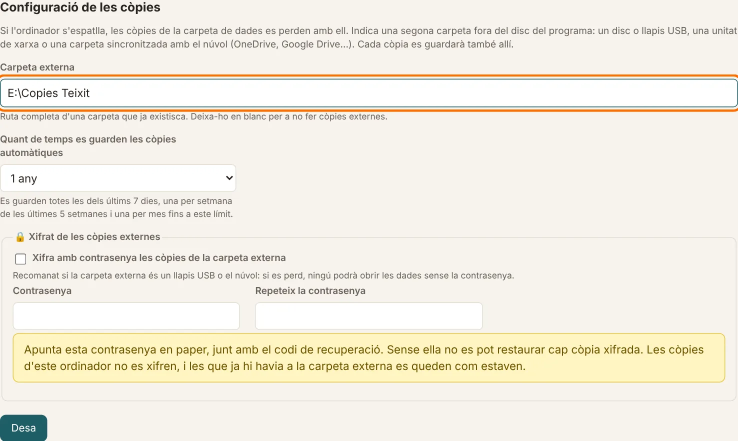
#> input picture docs/imatges/ca/35-copies-carpeta.webp, 1476 x 882 px (shown at 1/2 size)
$ python -i captures.py   (imports and definitions only)
#> lines starting #> are read from the running program, lines starting #| are printed output that depends on the picture; after the words box and inside, x2 and y2 are one past the last pixel; in counts of white or black regions, pixels touching at a corner belong together
#> further down, picture is the input picture: PIL image 1476x882 RGB; mean R, G, B 242, 237, 225.2
#!/usr/bin/env python3
"""
Genera les captures de pantalla dels manuals (docs/imatges/ca i docs/imatges/es).

Arranca Teixit amb PHP i dades d'exemple en una carpeta temporal, fa cada procés del manual
amb un navegador sense interfície i guarda una captura de cada pas. El botó o camp que cal
prémer es ressalta en taronja.

Requisits: PHP 8.1+ (pdo_sqlite, mbstring), Python 3, Pillow i Playwright:
    pip install playwright pillow && playwright install chromium
Ús (des de l'arrel del repositori):
    python3 eines/captures.py               totes les captures, en valencià i castellà
    python3 eines/captures.py 78 50-55      només estes (les altres no es toquen)
    python3 eines/captures.py es web        només les de la web, en castellà

Per a no fer créixer el repositori, en una versió nova només es tornen a fer les captures de les
pantalles que han canviat: totes porten la data del dia i canviarien encara que la pantalla fora igual.

© 2026 José Vicente Sanjuan · SPDX-License-Identifier: AGPL-3.0-or-later
"""
import asyncio
import io
import os
import re
import shutil
import socket
import subprocess
import sys
import tempfile
import time
from datetime import date
from pathlib import Path
from urllib.parse import quote

from PIL import Image, ImageChops, ImageDraw, ImageFont
from playwright.async_api import async_playwright

ARREL = Path(__file__).resolve().parent.parent
EIXIDA = ARREL / 'docs' / 'imatges'
AMPLE, ALT = 1280, 800
ESCALA = 1.5
QUALITAT = 82  # WebP: ocupa un 40 % menys que el JPG amb la mateixa qualitat
RESSALT = '3px solid #ff6a00'

# Les captures són d'una associació cultural (el tipus d'entitat més general), amb tots els mòduls actius
TEXTOS = {
    'ca': dict(societat="Associació Cultural d'Exemple", carpeta='E:\\Copies Teixit', poble="Poble d'Exemple",
               grups=['Teatre · Grup A', 'Ball tradicional · Grup A'], activitat='Ioga', grup_nou='Grup B', funcio='Vestuari',
               material='Equip de so', provincia='Castelló', adreca='Carrer Major, 7', bo='Bo', signant='Secretària Exemple',
               carrec='secretària', president='President Exemple', samarreta="Samarreta de l'associació",
               observacio='Ha millorat molt la dicció i la presència a l\'escenari.'),
    'es': dict(societat='Asociación Cultural de Ejemplo', carpeta='E:\\Copias Teixit', poble='Pueblo de Ejemplo',
               grups=['Teatro · Grupo A', 'Baile tradicional · Grupo A'], activitat='Yoga', grup_nou='Grupo B', funcio='Vestuario',
               material='Equipo de sonido', provincia='Castellón', adreca='Calle Mayor, 7', bo='Bueno', signant='Secretaria Ejemplo',
               carrec='secretaria', president='Presidente Ejemplo', samarreta='Camiseta de la asociación',
               observacio='Ha mejorado mucho la dicción y la presencia en el escenario.'),
}


def port_lliure() -> int:
    with socket.socket() as s:
        s.bind(('127.0.0.1', 0))
        return s.getsockname()[1]


def retalla_buit(im: Image.Image, marge: int = 36, menu: int = 0, alt_minim: int = 0) -> Image.Image:
    """Lleva el fons buit de baix (i de la dreta si n'hi ha molt) perquè la captura s'ajuste al contingut.
    menu: amplada del menú lateral, que no es té en compte en buscar on acaba el contingut."""
#> called with marge = 36, menu = 0, alt_minim = 0
    fons = im.getpixel((im.width - 2, im.height - 2))
#> fons = (247, 243, 237)
    zona = im.crop((menu, 0, im.width, im.height))
    dif = ImageChops.difference(zona, Image.new('RGB', zona.size, fons)).convert('L').point(lambda v: 255 if v > 12 else 0)
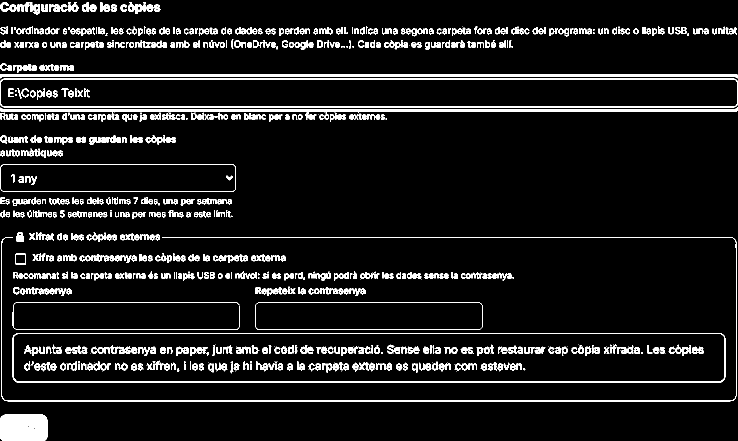
#> dif: PIL image 1476x882 L (shown at 1/2 size); 8.3% white; 1050 white regions (217 under 20 px), largest, box (x1, y1, x2, y2) and area: (0, 215, 1476, 240) 9067, (0, 148, 1476, 157) 8864, (0, 157, 1476, 215) 8100
    caixa = dif.getbbox()
#> caixa = (0, 4, 1476, 882)
    if not caixa:
        return im
    caixa = (caixa[0] + menu, caixa[1], caixa[2] + menu, caixa[3])
    baix = min(im.height, max(caixa[3] + marge, alt_minim))
#> baix = 882
    dreta = im.width if caixa[2] > im.width * 0.75 else min(im.width, caixa[2] + marge)
#> dreta = 1476
    return im.crop((0, 0, dreta, baix)) if (baix < im.height - 10 or dreta < im.width - 10) else im


def logo_exemple(desti: Path) -> None:
    """Un logotip inventat per a l'associació d'exemple"""
    im = Image.new('RGBA', (400, 400), (0, 0, 0, 0))
    d = ImageDraw.Draw(im)
    d.ellipse((10, 10, 390, 390), fill='#2f4f6f')
    d.ellipse((40, 40, 360, 360), outline='#f2c14e', width=10)
    try:
        f = ImageFont.truetype('DejaVuSans-Bold.ttf', 120)
    except OSError:
        f = ImageFont.load_default()
    d.text((200, 200), 'ACE', fill='#f2c14e', font=f, anchor='mm')
    im.save(desti)


class Captures:
    def __init__(self, pagina, url, idioma):
        self.p = pagina
        self.url = url
        self.l = idioma
        self.dir = EIXIDA / idioma
        self.dir.mkdir(parents=True, exist_ok=True)

    async def ves(self, ruta: str):
        await self.p.goto(self.url + ruta)
        await self.p.wait_for_load_state('networkidle')

    async def ressalta(self, *selectors):
        for sel in selectors:
            await self.p.locator(sel).first.evaluate(
                "(e, o) => { e.dataset.ressalt = 1; e.style.outline = o; e.style.outlineOffset = '3px'; e.scrollIntoViewIfNeeded && e.scrollIntoViewIfNeeded(); }", RESSALT)

    async def lleva_ressalt(self):
        await self.p.evaluate("document.querySelectorAll('[data-ressalt]').forEach(e => { e.style.outline = ''; delete e.dataset.ressalt; })")

    async def foto(self, nom: str, *ressalts, zona: str | None = 'main', alt_max: int = 1000):
        """Captura. zona=None: tota la finestra; zona='main': sense el menú lateral."""
        if ressalts:
            await self.ressalta(*ressalts)
        await self.p.evaluate("window.scrollTo(0, 0)")
        if zona:
            caixa = await self.p.locator(zona).first.bounding_box()
            alt = min(caixa['height'], alt_max)
            # Si la zona no cap, s'allarga la finestra en lloc de fer una captura de pàgina sencera
            necessari = int(caixa['y'] + alt) + 1
            if necessari > ALT:
                await self.p.set_viewport_size({'width': AMPLE, 'height': necessari})
                caixa = await self.p.locator(zona).first.bounding_box()
            png = await self.p.screenshot(clip=dict(x=caixa['x'], y=caixa['y'], width=caixa['width'], height=alt))
            await self.p.set_viewport_size({'width': AMPLE, 'height': ALT})
        else:
            png = await self.p.screenshot()
        im = Image.open(io.BytesIO(png)).convert('RGB')
        # Amb el menú lateral (finestra sencera) es mira només el contingut de la dreta
        im = retalla_buit(im) if zona else retalla_buit(im, menu=int(250 * ESCALA), alt_minim=int(420 * ESCALA))
        if not cal_desar(nom):
            await self.lleva_ressalt()
            return
        im.save(self.dir / f'{nom}.webp', 'WEBP', quality=QUALITAT, method=6)
        await self.lleva_ressalt()
        print(f'  {self.l}/{nom}.webp  {im.size[0]}x{im.size[1]}')

    async def omple(self, camps: dict):
        for nom, valor in camps.items():
            el = self.p.locator(f'[name="{nom}"]').last
            tipus = await el.evaluate('e => e.tagName + ":" + (e.type || "")')
            if tipus.startswith('SELECT'):
                valors = await el.evaluate('e => [...e.options].map(o => o.value)')
                if str(valor) in valors:
                    await el.select_option(value=str(valor))
                else:
                    await el.select_option(label=str(valor))
            elif tipus.endswith('checkbox'):
                await el.set_checked(bool(valor))
            else:
                await el.fill(str(valor))

    async def desa(self):
        await self.p.locator('.contingut form .accions button:not(.perill):not(.secundari), .caixa form button').first.click()
        await self.p.wait_for_load_state('networkidle')
        errors = await self.p.locator('.avis.error').all_inner_texts()
        if errors:
            raise RuntimeError(f'Error en desar ({self.p.url}): {errors}')

    def id_actual(self) -> str:
        return re.search(r'[?&]id=(\d+)', self.p.url).group(1)

    async def boto_afig(self, entitat: str):
        """Selector del botó «+ Afig» d'un apartat de la fitxa"""
        return f'section.fill a.boto[href*="e={entitat}"]'


# [357 lines not run here, left out]


FILTRE: list[str] = []


def cal_desar(nom: str) -> bool:
    """Si s'han demanat només unes captures (per número, interval o «web»), si esta n'és una"""
    if not FILTRE:
        return True
    num = re.match(r'(\d+)', nom)
    for f in FILTRE:
        if f == 'web' and nom.startswith('web-'):
            return True
        if num and re.fullmatch(r'\d+-\d+', f):
            a, b = map(int, f.split('-'))
            if a <= int(num.group(1)) <= b:
                return True
        elif nom == f or nom.startswith(f + '-') or (num and f.isdigit() and int(f) == int(num.group(1)) and not nom[len(num.group(1)):][:1].isalpha()):
            return True
    return False


# [12 lines not run here, left out]

>>> from PIL import Image
>>> picture = Image.open('../docs/imatges/ca/35-copies-carpeta.webp')
>>> result = retalla_buit(picture)

$ run again, on docs/imatges/ca/04-persones-llista.webp
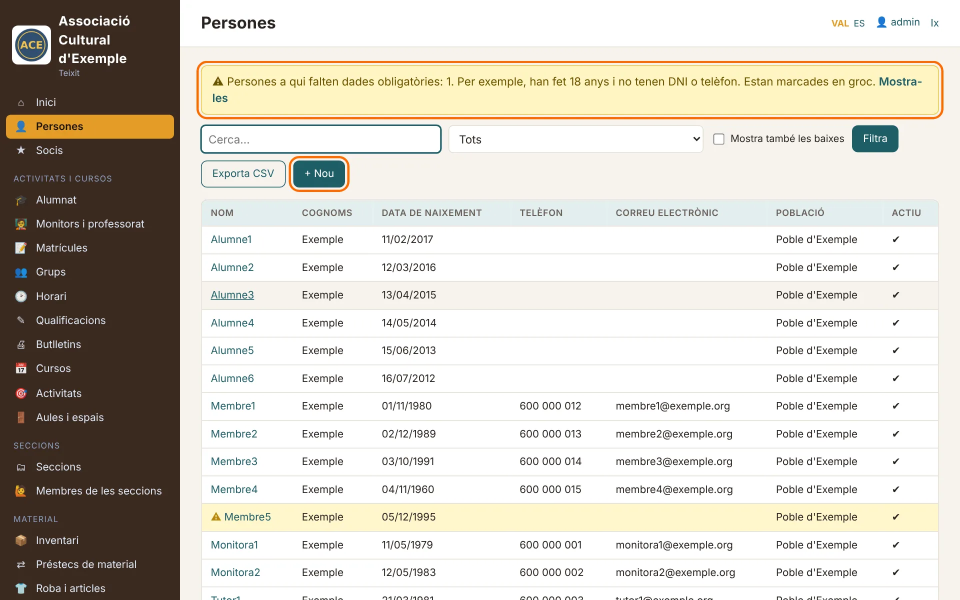
#> input picture docs/imatges/ca/04-persones-llista.webp, 1920 x 1200 px (shown at 1/2 size)
#> picture is the input picture: PIL image 1920x1200 RGB; mean R, G, B 211.4, 206.6, 197.2
#> fons = (247, 243, 237)
#> in retalla_buit, `dif = ImageChops.difference(zona, Image.new('RGB', zona.size, fons)).c..`:
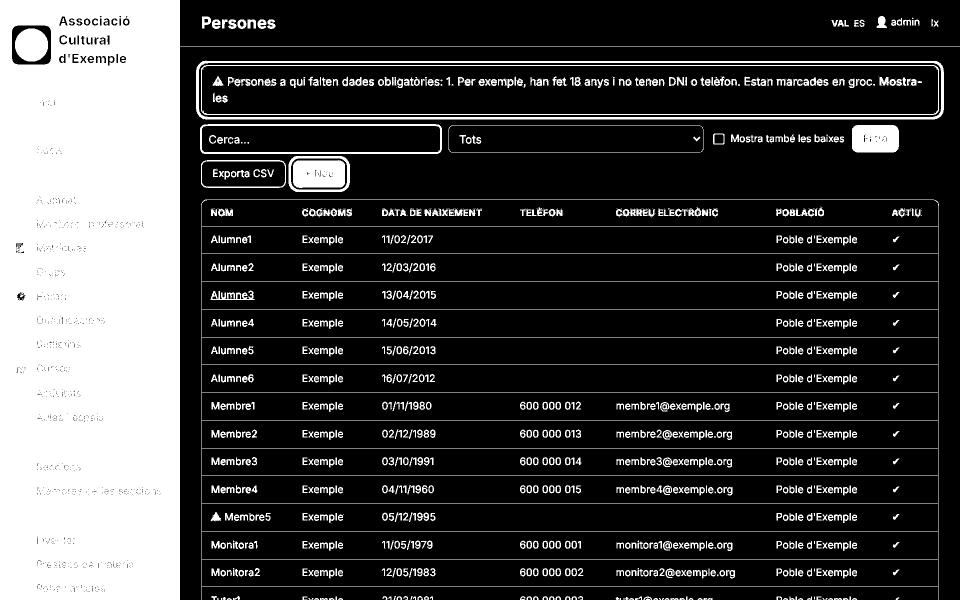
#> dif: PIL image 1920x1200 L (shown at 1/2 size); 24.8% white; 1226 white regions (277 under 20 px), largest, box (x1, y1, x2, y2) and area: (0, 0, 1920, 1200) 423242, (392, 121, 1888, 239) 14640, (402, 130, 1878, 230) 6293
#> caixa = (0, 0, 1920, 1200)
#> baix = 1200
#> dreta = 1920

$ run again, on docs/imatges/ca/05-persona-nova.webp
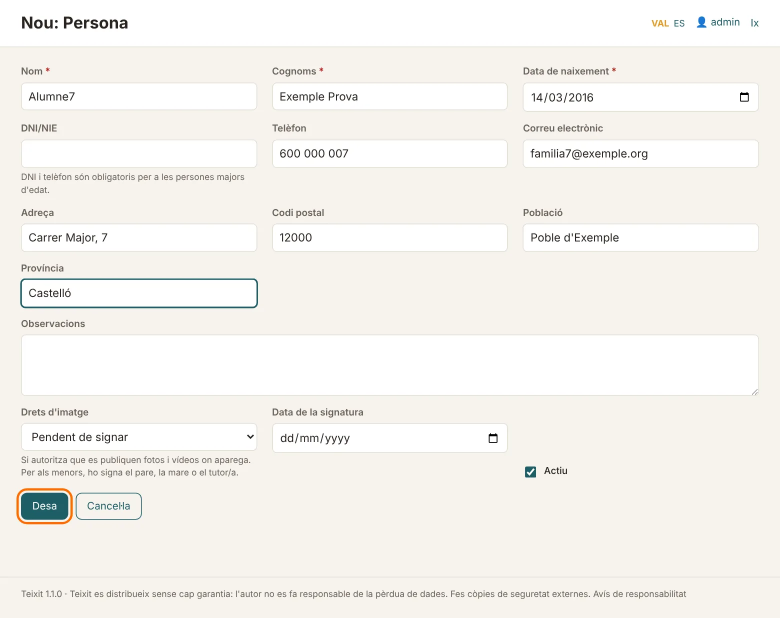
#> input picture docs/imatges/ca/05-persona-nova.webp, 1560 x 1235 px (shown at 1/2 size)
#> picture is the input picture: PIL image 1560x1235 RGB; mean R, G, B 245.7, 243.3, 239.1
#> fons = (247, 243, 237)
#> in retalla_buit, `dif = ImageChops.difference(zona, Image.new('RGB', zona.size, fons)).c..`:
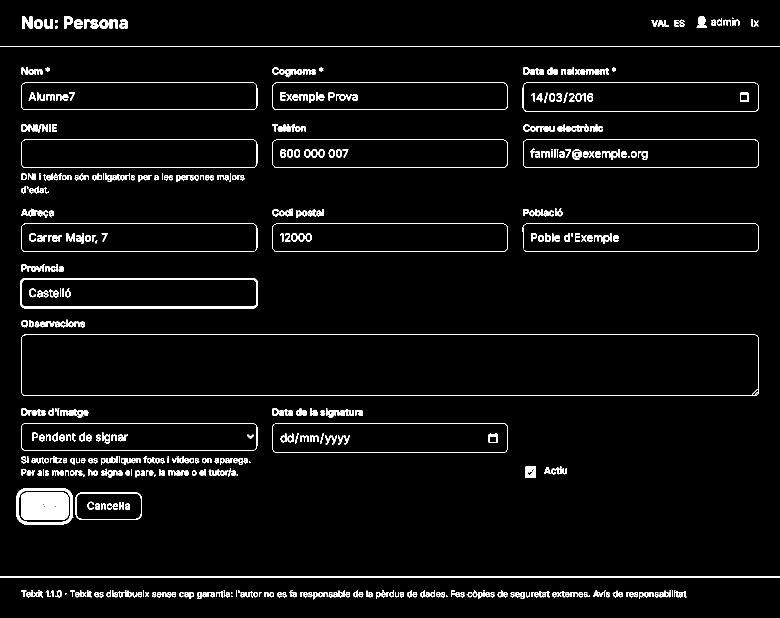
#> dif: PIL image 1560x1235 L (shown at 1/2 size); 3.8% white; 626 white regions (63 under 20 px), largest, box (x1, y1, x2, y2) and area: (42, 985, 137, 1040) 5049, (40, 556, 516, 617) 3907, (42, 669, 1518, 792) 3191
#> caixa = (0, 32, 1560, 1199)
#> baix = 1235
#> dreta = 1560

$ run again, on docs/imatges/ca/07-alumne-nou.webp
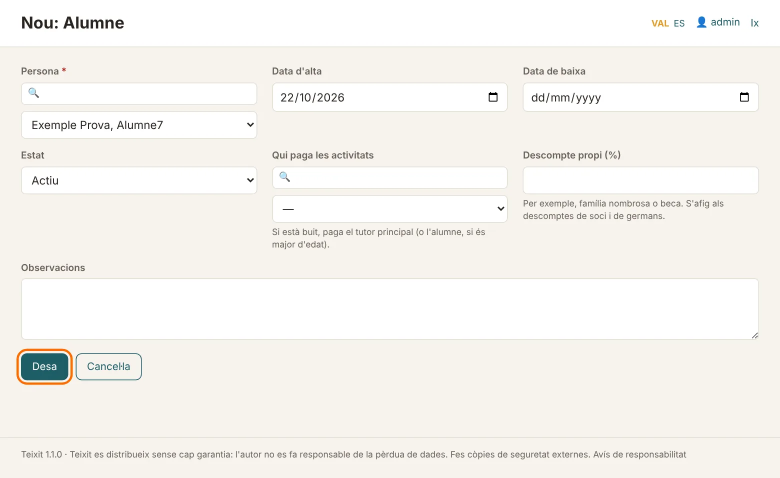
#> input picture docs/imatges/ca/07-alumne-nou.webp, 1560 x 955 px (shown at 1/2 size)
#> picture is the input picture: PIL image 1560x955 RGB; mean R, G, B 246.3, 243.9, 239.8
#> fons = (247, 243, 237)
#> in retalla_buit, `dif = ImageChops.difference(zona, Image.new('RGB', zona.size, fons)).c..`:
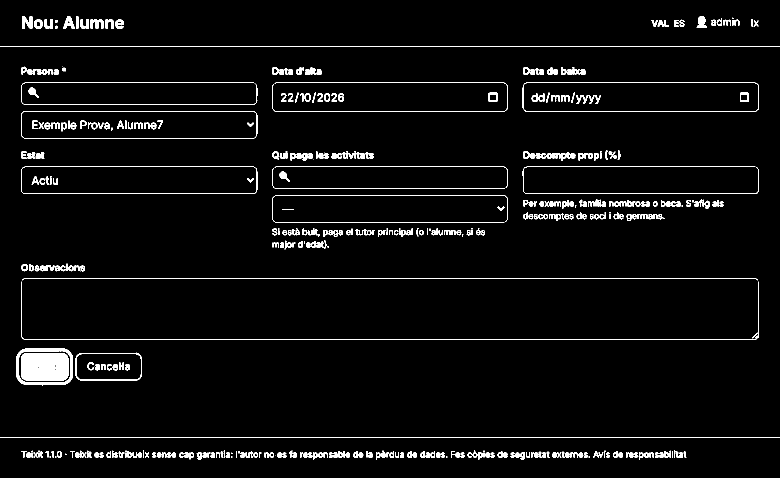
#> dif: PIL image 1560x955 L (shown at 1/2 size); 3.7% white; 475 white regions (60 under 20 px), largest, box (x1, y1, x2, y2) and area: (42, 706, 137, 761) 5037, (42, 564, 1518, 680) 3173, (44, 556, 1516, 561) 2935
#> caixa = (0, 32, 1560, 919)
#> baix = 955
#> dreta = 1560
